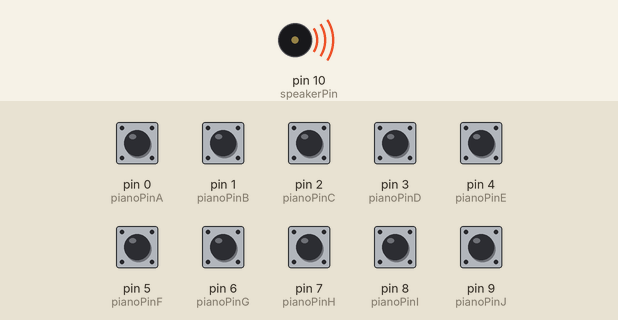
This sketch was run on a simulated Arduino Uno, built with avr-gcc and run on an emulated ATmega328P. Shown: buzzer (waves = sounding). Inputs (shaded band) come from the test bench; at power-on: pin 0 (pianoPinA), pin 1 (pianoPinB), pin 2 (pianoPinC), pin 3 (pianoPinD), pin 4 (pianoPinE), pin 5 (pianoPinF), pin 6 (pianoPinG), pin 7 (pianoPinH), pin 8 (pianoPinI), pin 9 (pianoPinJ) HIGH.

Above: at 0.1 s.
Timing chart, 0 to 1.6 s (numbered marks = the images above):
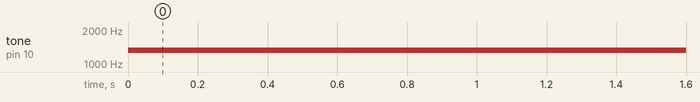

The sketch:

ClothespinPiano.ino
```cpp
/*
 * ClothespinPiano.ino
 *
 * Brown Dog Gadgets <https://www.browndoggadgets.com/>
 *
 * https://www.arduino.cc/en/Tutorial/ToneMelody
 *
 */


// set variable names for the input pins
int pianoPinA = 0;
int pianoPinB = 1;
int pianoPinC = 2;
int pianoPinD = 3;
int pianoPinE = 4;
int pianoPinF = 5;
int pianoPinG = 6;
int pianoPinH = 7;
int pianoPinI = 8;
int pianoPinJ = 9;


// set variable name for the speaker output pin
int speakerPin = 10;


// the setup runs once at the beginning of the sketch
void setup() {

  pinMode(pianoPinA, INPUT_PULLUP);
  pinMode(pianoPinB, INPUT_PULLUP);
  pinMode(pianoPinC, INPUT_PULLUP);
  pinMode(pianoPinD, INPUT_PULLUP);
  pinMode(pianoPinE, INPUT_PULLUP);
  pinMode(pianoPinF, INPUT_PULLUP);
  pinMode(pianoPinG, INPUT_PULLUP);
  pinMode(pianoPinH, INPUT_PULLUP);
  pinMode(pianoPinI, INPUT_PULLUP);
  pinMode(pianoPinJ, INPUT_PULLUP);

}


// the loop runs forever after the setup is complete
void loop() {

  if (digitalRead(pianoPinA) == HIGH) {
    tone(speakerPin, 523);
  }

  if (digitalRead(pianoPinB) == HIGH) {
    tone(speakerPin, 587);
  }

  if (digitalRead(pianoPinC) == HIGH) {
    tone(speakerPin, 659);
  }

  if (digitalRead(pianoPinD) == HIGH) {
    tone(speakerPin, 698);
  }

  if (digitalRead(pianoPinE) == HIGH) {
    tone(speakerPin, 784);
  }

  if (digitalRead(pianoPinF) == HIGH) {
    tone(speakerPin, 880);
  }

  if (digitalRead(pianoPinG) == HIGH) {
    tone(speakerPin, 988);
  }

 if (digitalRead(pianoPinH) == HIGH) {
    tone(speakerPin, 1047);
  }

 if (digitalRead(pianoPinI) == HIGH) {
    tone(speakerPin, 1175);
  }

  if (digitalRead(pianoPinJ) == HIGH) {
    tone(speakerPin, 1319);
  }


  if (  (digitalRead(pianoPinA) == LOW) &&
        (digitalRead(pianoPinB) == LOW) &&
        (digitalRead(pianoPinC) == LOW) &&
        (digitalRead(pianoPinD) == LOW) &&
        (digitalRead(pianoPinE) == LOW) &&
        (digitalRead(pianoPinF) == LOW) &&
        (digitalRead(pianoPinG) == LOW) &&
        (digitalRead(pianoPinH) == LOW) &&
        (digitalRead(pianoPinI) == LOW) &&
        (digitalRead(pianoPinJ) == LOW) ) {
          noTone(speakerPin);
        }

  delay(25);

}
```

Measured:
- by itself, tone on pin 10 (speakerPin): silent → 1319 Hz at 0.00 s
